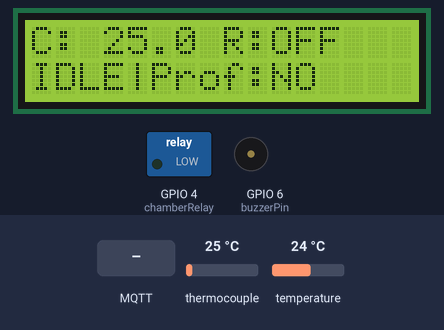
This sketch was run on a simulated ESP32-S3. Parts: 16×2 character LCD, switched loads named in the sketch (green lamp = pin HIGH), buzzer (waves = sounding, pin HIGH). The inputs (shaded band) are chosen by the test bench; at power-on: thermocouple 25 °C, temperature 24 °C. WiFi joins after 1.5 s; servers stay silent unless stated; EEPROM starts erased; no MQTT or app messages arrive unless stated.

Above: at 3.0 s.
3.1 s: MQTT message "LEARN" arrives on the first subscribed topic
At 4.5 s:
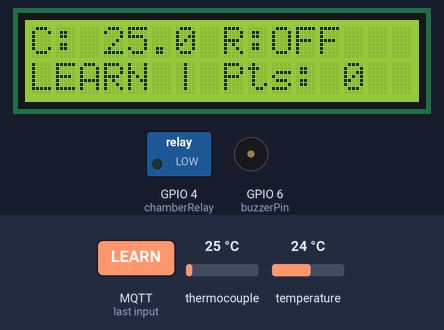
6.8 s: MQTT message "STOP" arrives on the first subscribed topic
At 9.8 s:
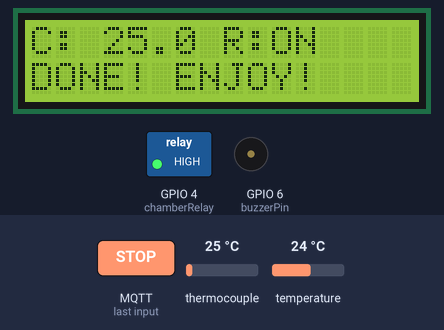
10.5 s: thermocouple set to 11 °C
At 12.2 s:
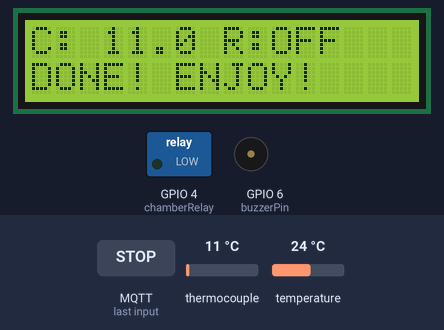
13.0 s: thermocouple set to 8 °C
At 14.5 s:
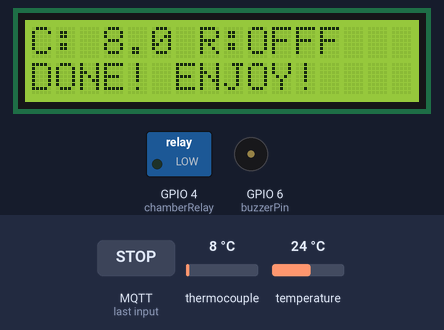
15.4 s: MQTT message "PLAY" arrives on the first subscribed topic
At 16.1 s:
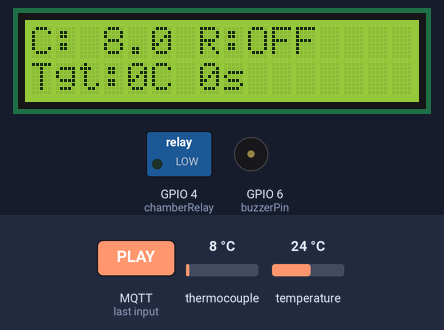
17.0 s: MQTT message "STOP" arrives on the first subscribed topic
At 17.5 s:
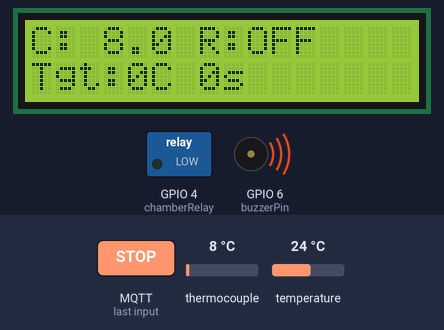
Timing chart, 0 to 20.5 s (numbered marks = the images above; inputs shaded):
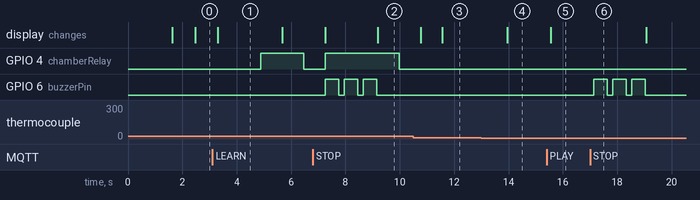

The sketch:

pop.ino
```cpp
#include <WiFi.h>
#include <PubSubClient.h>
#include <Wire.h>
#include <LiquidCrystal_I2C.h>
#include <Preferences.h>
#include <OneWire.h>
#include <DallasTemperature.h>
#include <PID_v1.h>
#include "max6675.h"

// --- Hardware Pins ---
const int thermo_SO = 16;
const int thermo_CS = 17;
const int thermo_SCK = 18;
const int ONE_WIRE_BUS = 7;
const int chamberRelay = 4;   // SINGLE RELAY for the Chamber
const int buzzerPin = 6;
const int i2c_sda = 21;
const int i2c_scl = 22;

// --- Network & MQTT ---
const char* ssid = "YOUR_WIFI_SSID";
const char* password = "YOUR_WIFI_PASSWORD";
const char* mqtt_server = "broker.emqx.io";
const int mqtt_port = 1883;

WiFiClient espClient;
PubSubClient client(espClient);

// --- System Parameters ---
const float manualTargetTemp = 190.0;

// --- PID Algorithm Variables ---
double pidInput, pidOutput, pidSetpoint;
double Kp = 5.0, Ki = 1.0, Kd = 1.0; // Tuning parameters
PID chamberPID(&pidInput, &pidOutput, &pidSetpoint, Kp, Ki, Kd, DIRECT);
int WindowSize = 2000; // 2-second time-proportional window
unsigned long windowStartTime;

// --- Profiling Variables ---
const int MAX_PROFILE_POINTS = 100;
const unsigned long RECORD_INTERVAL = 5000;
float tempProfile[MAX_PROFILE_POINTS];
int savedProfileLength = 0;
int currentProfileIndex = 0;
unsigned long lastIntervalTime = 0;
bool hasProfile = false;

// --- State Variables ---
enum MachineState { IDLE, LEARN_MODE, SMART_MODE, DONE };
MachineState currentState = IDLE;
unsigned long lastTempReadTime = 0;
float chamberTemp = 0.0;
float exhaustTemp = 0.0;

// --- Objects ---
MAX6675 thermocouple(thermo_SCK, thermo_CS, thermo_SO);
OneWire oneWire(ONE_WIRE_BUS);
DallasTemperature ds18b20(&oneWire);
LiquidCrystal_I2C lcd(0x27, 16, 2); // 16x2 Display
Preferences preferences;

// --- Wi-Fi & MQTT Setup ---
void setup_wifi() {
  WiFi.begin(ssid, password);
  while (WiFi.status() != WL_CONNECTED) delay(500);
}

void mqttCallback(char* topic, byte* payload, unsigned int length) {
  String message = "";
  for (int i = 0; i < length; i++) message += (char)payload[i];

  if (message == "PLAY" && hasProfile && (currentState == IDLE || currentState == DONE)) {
    currentProfileIndex = 0;
    changeState(SMART_MODE);
  } else if (message == "LEARN" && (currentState == IDLE || currentState == DONE)) {
    currentProfileIndex = 0;
    savedProfileLength = 0;
    hasProfile = false;
    changeState(LEARN_MODE);
  } else if (message == "STOP") {
    if (currentState == LEARN_MODE) {
      saveProfileToPreferences();
      hasProfile = true;
    }
    changeState(DONE);
  }
}

void reconnect() {
  while (!client.connected()) {
    if (client.connect("ESP32PopcornMaker_S3")) {
      client.subscribe("popcorn/command");
    } else {
      delay(5000);
    }
  }
}

void setup() {
  Wire.begin(i2c_sda, i2c_scl);
  pinMode(chamberRelay, OUTPUT);
  pinMode(buzzerPin, OUTPUT);
  digitalWrite(chamberRelay, LOW);

  ds18b20.begin();
  loadProfileFromPreferences();

  // Initialize PID
  windowStartTime = millis();
  chamberPID.SetOutputLimits(0, WindowSize);
  chamberPID.SetMode(MANUAL); // Keep off until active

  lcd.init();
  lcd.backlight();
  lcd.setCursor(0, 0); lcd.print("ESP32 POPCORN");
  lcd.setCursor(0, 1); lcd.print("Connecting WiFi.");

  setup_wifi();
  client.setServer(mqtt_server, mqtt_port);
  client.setCallback(mqttCallback);

  lcd.clear();
  updateDisplay();
}

void loop() {
  if (!client.connected()) reconnect();
  client.loop();

  unsigned long currentMillis = millis();

  // --- 1. Read Sensors & Publish Telemetry ---
  if (currentMillis - lastTempReadTime >= 500) {
    chamberTemp = thermocouple.readCelsius();
    ds18b20.requestTemperatures();
    exhaustTemp = ds18b20.getTempCByIndex(0);
    lastTempReadTime = currentMillis;
    pidInput = chamberTemp;

    char payload[150];
    snprintf(payload, sizeof(payload), "{\"chamber\":%.1f, \"exhaust\":%.1f, \"state\":%d}", chamberTemp, exhaustTemp, currentState);
    client.publish("popcorn/telemetry", payload);

    updateDisplay();
  }

  // --- 2. Execute State & PID Control Logic ---
  switch (currentState) {
    case IDLE:
    case DONE:
      chamberPID.SetMode(MANUAL);
      digitalWrite(chamberRelay, LOW);
      break;

    case LEARN_MODE:
      chamberPID.SetMode(AUTOMATIC);
      pidSetpoint = manualTargetTemp;
      chamberPID.Compute();

      // Time-Proportional Relay Output
      if (currentMillis - windowStartTime > WindowSize) windowStartTime += WindowSize;
      if (pidOutput > (currentMillis - windowStartTime)) digitalWrite(chamberRelay, HIGH);
      else digitalWrite(chamberRelay, LOW);

      // Record Profile
      if (currentMillis - lastIntervalTime >= RECORD_INTERVAL) {
        if (currentProfileIndex < MAX_PROFILE_POINTS) {
          tempProfile[currentProfileIndex] = chamberTemp;
          savedProfileLength = ++currentProfileIndex;
        }
        lastIntervalTime = currentMillis;
      }
      break;

    case SMART_MODE:
      chamberPID.SetMode(AUTOMATIC);
      pidSetpoint = tempProfile[currentProfileIndex];
      chamberPID.Compute();

      // Time-Proportional Relay Output
      if (currentMillis - windowStartTime > WindowSize) windowStartTime += WindowSize;
      if (pidOutput > (currentMillis - windowStartTime)) digitalWrite(chamberRelay, HIGH);
      else digitalWrite(chamberRelay, LOW);

      // Playback Progression
      if (currentMillis - lastIntervalTime >= RECORD_INTERVAL) {
        lastIntervalTime = currentMillis;
        if (++currentProfileIndex >= savedProfileLength) changeState(DONE);
      }
      break;
  }
}

// --- Memory & Display Helpers ---
void saveProfileToPreferences() {
  preferences.begin("popcorn", false);
  preferences.putInt("len", savedProfileLength);
  preferences.putBytes("prof", tempProfile, sizeof(tempProfile));
  preferences.end();
}

void loadProfileFromPreferences() {
  preferences.begin("popcorn", true);
  savedProfileLength = preferences.getInt("len", 0);
  if (savedProfileLength > 0 && savedProfileLength <= MAX_PROFILE_POINTS) {
    preferences.getBytes("prof", tempProfile, sizeof(tempProfile));
    hasProfile = true;
  } else {
    hasProfile = false;
  }
  preferences.end();
}

void changeState(MachineState newState) {
  if (newState == DONE) {
    beep(500); delay(200); beep(500); delay(200); beep(500);
  }
  currentState = newState;
  lastIntervalTime = millis();
  lcd.clear();
  updateDisplay();
}

void beep(int duration) {
  digitalWrite(buzzerPin, HIGH);
  delay(duration);
  digitalWrite(buzzerPin, LOW);
}

void updateDisplay() {
  // Row 0: "Cham:150.0 R:1" (Fits 16 chars)
  lcd.setCursor(0, 0);
  lcd.print("C:");
  if (chamberTemp < 100) lcd.print(" ");
  lcd.print(chamberTemp, 1);
  lcd.print(" R:");
  lcd.print(digitalRead(chamberRelay) ? "ON " : "OFF");

  // Row 1: Mode specific text
  lcd.setCursor(0, 1);
  switch (currentState) {
    case IDLE:
      lcd.print("IDLE|Prof:");
      lcd.print(hasProfile ? "YES" : "NO ");
      break;
    case LEARN_MODE:
      lcd.print("LEARN | Pts:");
      if(currentProfileIndex < 10) lcd.print(" ");
      lcd.print(currentProfileIndex);
      break;
    case SMART_MODE:
      lcd.print("Tgt:");
      lcd.print(tempProfile[currentProfileIndex], 0);
      lcd.print("C ");
      lcd.print((savedProfileLength - currentProfileIndex) * (RECORD_INTERVAL/1000));
      lcd.print("s ");
      break;
    case DONE:
      lcd.print("DONE! ENJOY!    ");
      break;
  }
}
```

Measured:
- the behaviour switches between 10 and 9 °C on thermocouple (found by bisection; images 3 and 4)
- after the input at 3.1 s, GPIO 4 (chamberRelay): LOW → HIGH after 1.8 s, → LOW 1.6 s later; the display: changes after 0.20 s (image 1)
- after the input at 6.8 s, GPIO 6 (buzzerPin): alternates HIGH for 0.50 s and LOW for 0.20 s, 6 changes in all, then stays LOW, starting after 0.46 s
- after the input at 10.5 s, the display: first differs from a run without the input after 1.1 s (image 3)
- after the input at 13.0 s, the display: changes after 0.95 s (image 4)
- after the input at 15.4 s, the display: changes after 0.16 s (image 5)
- after the input at 17.0 s, GPIO 4 (chamberRelay): stays LOW (without the input it goes to HIGH after 4.1 s); GPIO 6 (buzzerPin): alternates HIGH for 0.50 s and LOW for 0.20 s, 6 changes in all, then stays LOW, starting after 0.13 s
